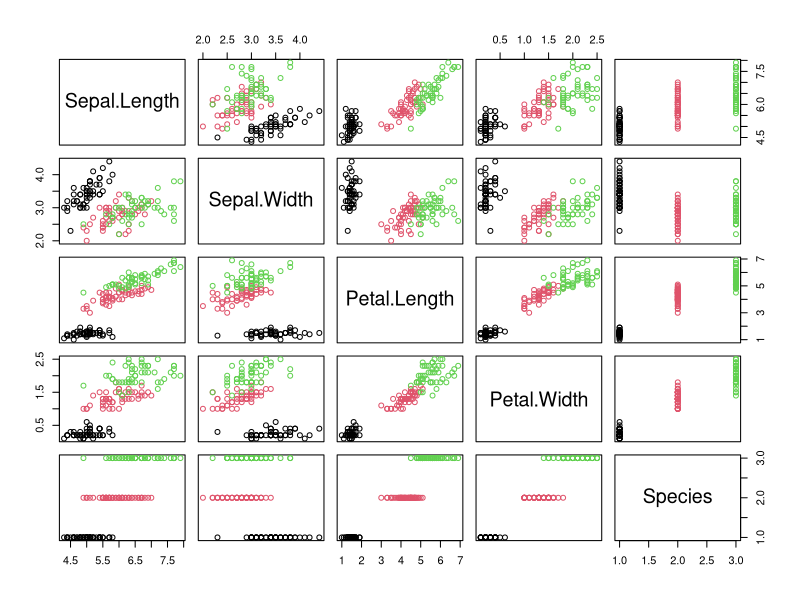
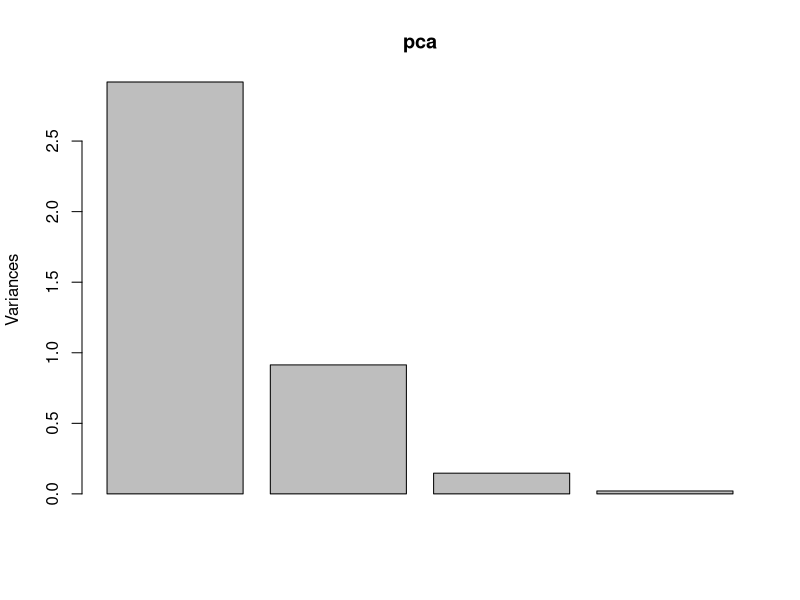
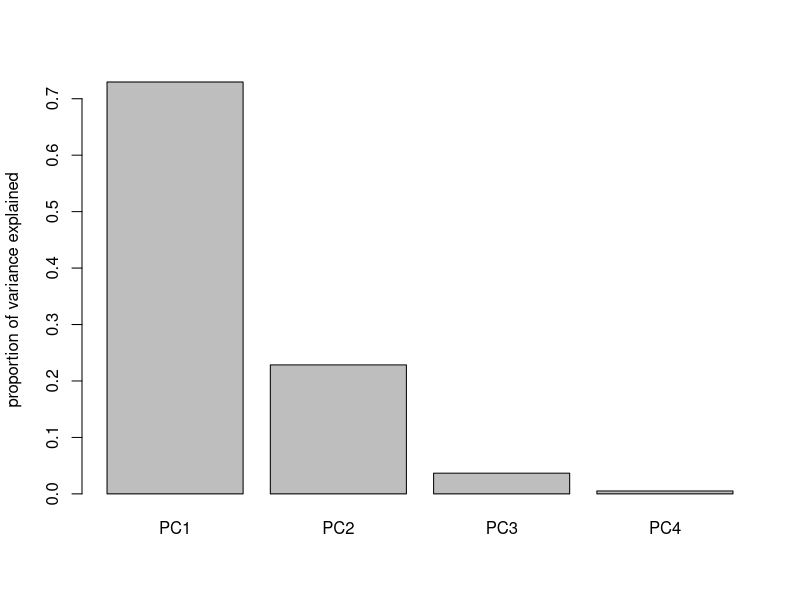
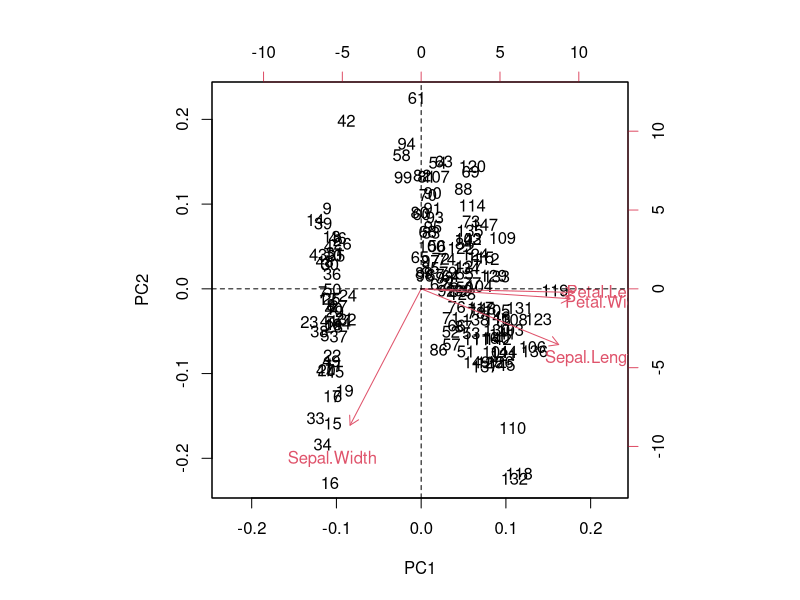
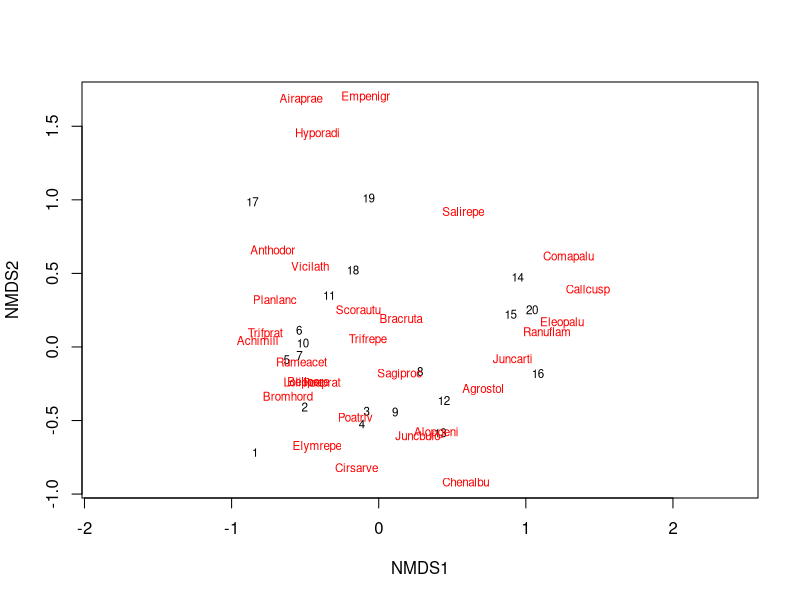
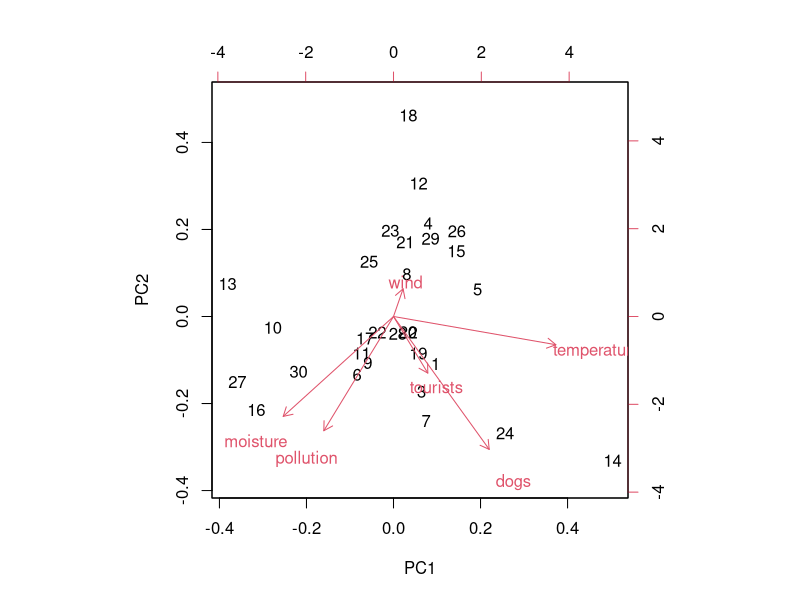
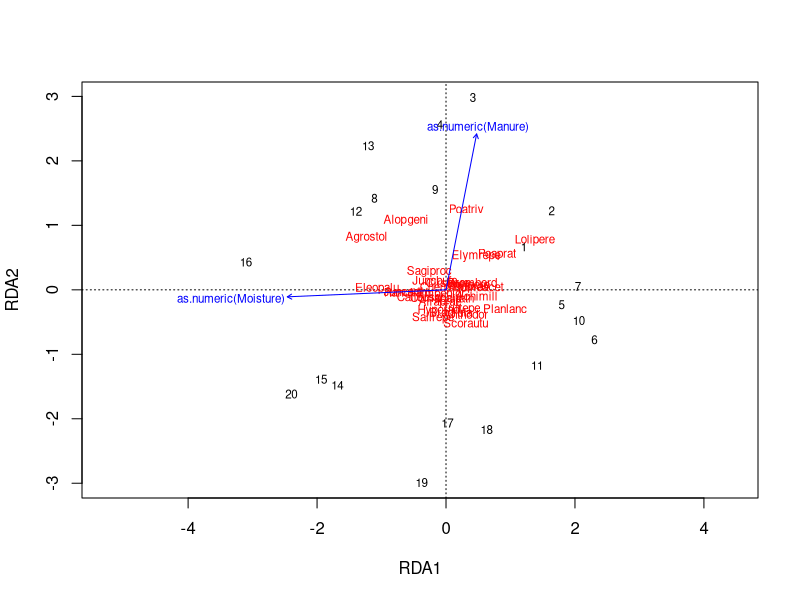
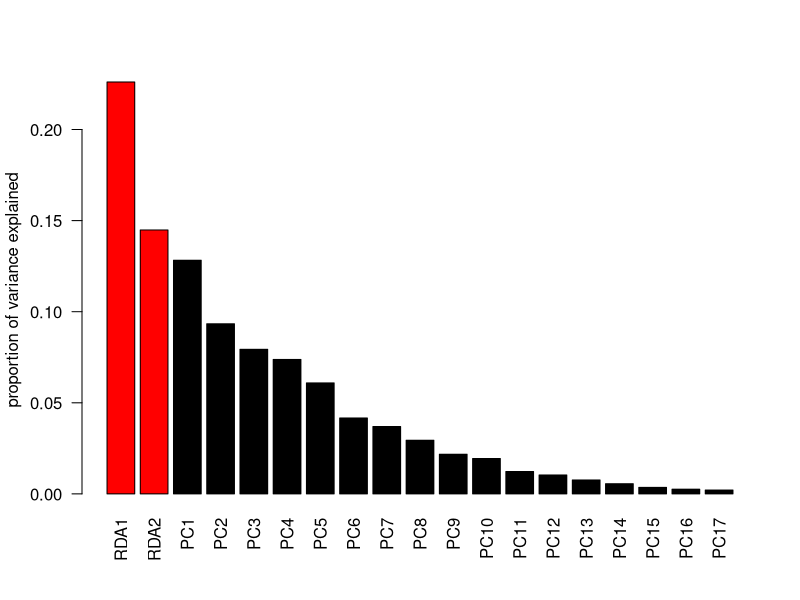

R code for these plots, in order:
## ---- chunk 1
set.seed(42)
## ---- chunk 2
head(iris)
pairs(iris, col = iris$Species)
## ---- chunk 3
pca = prcomp(iris[, 1:4], scale = T) # always set scale = T
# when data is very skewed --> better transform e.g. log

summary(pca)
# standard deviation^2 is variance!!!
# cum prop of PC2 is the variance that is visualized in a biplot
## ---- chunk 4
# absolute variance of each component
plot(pca) # see row1 of the summary(pca): (sd)^2 = variance

# rel variance of each component
barplot(summary(pca)$importance[2, ], 
        ylab="proportion of variance explained") # displays % of variance explained by PCs
## ---- chunk 5
biplot(pca) # displays PC1 and PC2 AND rotation (vectors) of the different variables AND observations
abline(v=0, lty="dashed") # adding lines in 0,0 to see better
abline(h=0, lty="dashed")
## ---- chunk 6
library(vegan)
#?vegan
data("dune")
str(dune) 
#?dune
summary(dune)
## ---- chunk 7
NMDS = metaMDS(dune)

NMDS # gives information on NMDS: distance measure, stress (should be low)
## ---- chunk 8
ordiplot(NMDS, type = "t") #"t" = text for the species
## ---- chunk 9
set.seed(123)
random = data.frame(pollution = rnorm(30),
                    temperature = rnorm(30),
                    moisture = rnorm(30),
                    tourists = rnorm(30),
                    wind = rnorm(30),
                    dogs = rnorm(30))
head(random)
pca = prcomp(random, scale = T)
biplot(pca)
summary(pca) # similar variance on all axes
## ---- chunk 10
# 2 multivariate datasets (abundances + environment)


## RDA
str(dune) # species composition
data("dune.env")
str(dune.env) # environmental variables

RDA = rda(dune ~ as.numeric(Manure) + as.numeric(Moisture), 
         data = dune.env)
plot(RDA)

summary(RDA)
# important part at the top
# variance explained by the two variables = prop constrained = 37.09%
# how much is explained by each RDA = see importance of components prop explained
# PCs are the unconstrained axes

# species scores = coordinates of species in the plot
# site scores = coordinates of sites in the plot
# biplot scores = coordinates of environmental variable vectors


barplot(summary(RDA)$cont$importance[2, ],  las = 2,
        col = c(rep ('red', 2), 
                rep ('black', length(summary(RDA)$cont$importance[2, ])-2)),
        ylab="proportion of variance explained") # displays % of variance explained by PCs

## ---- chunk 11
library(cluster) # clustering
# example for distance matrix
dist(iris[1:3, 1:4]) # creates a distance matrix (comparison of all possible sample pairs)
## ---- chunk 12
hc = hclust(dist(iris[, 1:4]))
plot(hc)
## ---- chunk 13
library(ape)
new.hc <- as.phylo(hc, method = "ward.D2") # converts object type "hcclust" into type "phylo"
plot(new.hc, tip.color = as.numeric(iris$Species)) 
# change plotting type:
plot(as.phylo(hc), tip.color = as.numeric(iris$Species), type = "fan")
## ---- chunk 14
set.seed(123) # choice of first k centers is random and depends on (random) seed
cl = kmeans(iris[, 1:4], centers = 3) # centers = number of clusters

cl$cluster
table(cl$cluster) # see the cluster assignment
as.numeric(iris$Species)
## ---- chunk 15
table(clusters = cl$cluster, real = iris$Species)
## ---- chunk 16
wrong.class <- data.frame(cluster = cl$cluster, species = iris$Species)
wrong.class$wrong <- "black" # creating column to color
# color red for the wrong classification
wrong.class$wrong[wrong.class$species=="virginica" & 
                           wrong.class$cluster != 3 |
                           wrong.class$species=="versicolor" & 
                           wrong.class$cluster != 2] <- "red"

ordiplot(pca, display="sites",) |>
    points("site", col=wrong.class$wrong, pch=16)
abline(v=0, lty="dashed") # adding lines in 0,0 to see better
abline(h=0, lty="dashed")
